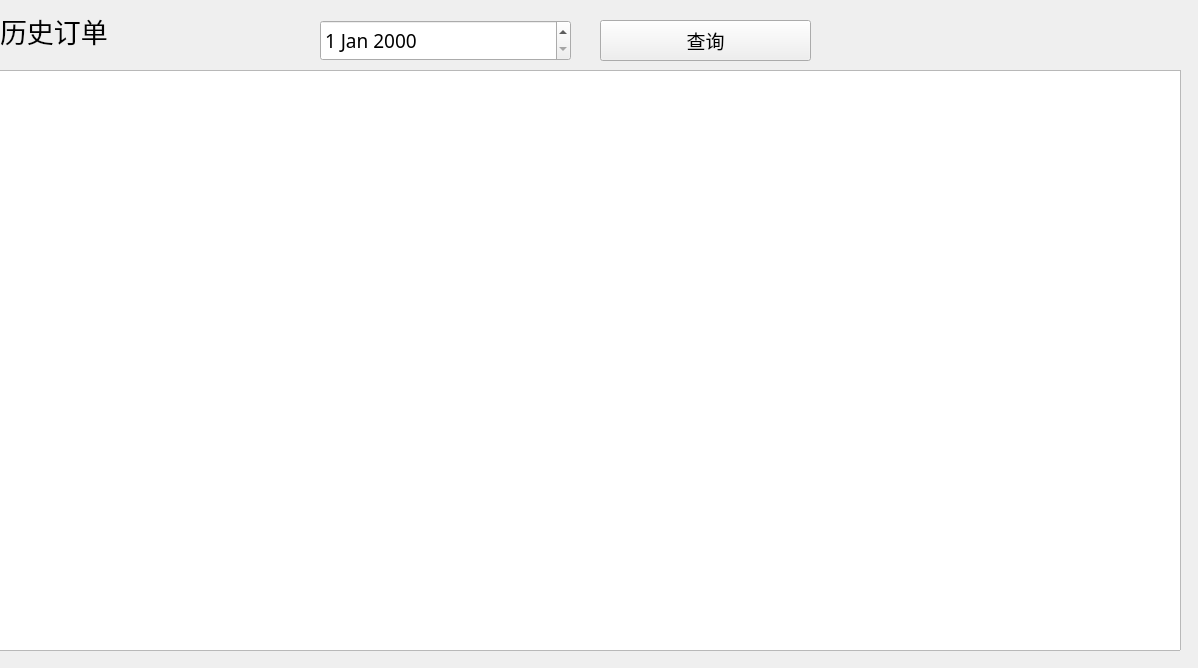
<?xml version="1.0" encoding="UTF-8"?>
<ui version="4.0">
 <class>History</class>
 <widget class="QWidget" name="History">
  <property name="geometry">
   <rect>
    <x>0</x>
    <y>0</y>
    <width>1198</width>
    <height>668</height>
   </rect>
  </property>
  <property name="font">
   <font>
    <family>楷体</family>
    <pointsize>14</pointsize>
   </font>
  </property>
  <property name="windowTitle">
   <string>Form</string>
  </property>
  <widget class="QTableWidget" name="tableWidget">
   <property name="geometry">
    <rect>
     <x>-10</x>
     <y>70</y>
     <width>1191</width>
     <height>581</height>
    </rect>
   </property>
  </widget>
  <widget class="QDateEdit" name="dateEdit">
   <property name="geometry">
    <rect>
     <x>320</x>
     <y>20</y>
     <width>251</width>
     <height>41</height>
    </rect>
   </property>
  </widget>
  <widget class="QPushButton" name="pb_search">
   <property name="geometry">
    <rect>
     <x>600</x>
     <y>20</y>
     <width>211</width>
     <height>41</height>
    </rect>
   </property>
   <property name="text">
    <string>查询</string>
   </property>
  </widget>
  <widget class="QLabel" name="label">
   <property name="geometry">
    <rect>
     <x>0</x>
     <y>0</y>
     <width>271</width>
     <height>61</height>
    </rect>
   </property>
   <property name="font">
    <font>
     <family>楷体</family>
     <pointsize>20</pointsize>
    </font>
   </property>
   <property name="text">
    <string>历史订单</string>
   </property>
  </widget>
 </widget>
 <resources/>
 <connections/>
</ui>
